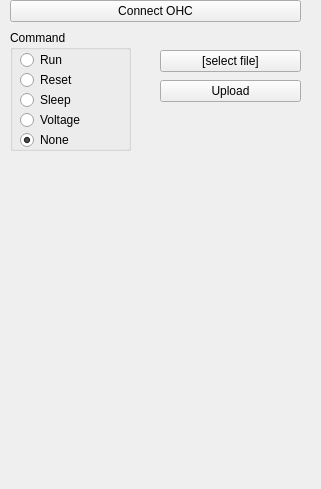
    <widget class="QWidget" name="page_ohc">
     <property name="geometry">
      <rect>
       <x>0</x>
       <y>0</y>
       <width>321</width>
       <height>489</height>
      </rect>
     </property>
     <attribute name="label">
      <string>Kilobot Controller</string>
     </attribute>
     <widget class="QGroupBox" name="groupBox">
      <property name="geometry">
       <rect>
        <x>10</x>
        <y>30</y>
        <width>121</width>
        <height>121</height>
       </rect>
      </property>
      <property name="title">
       <string>Command</string>
      </property>
      <widget class="QRadioButton" name="ohc_run">
       <property name="geometry">
        <rect>
         <x>10</x>
         <y>20</y>
         <width>100</width>
         <height>20</height>
        </rect>
       </property>
       <property name="text">
        <string>Run</string>
       </property>
      </widget>
      <widget class="QRadioButton" name="ohc_reset">
       <property name="geometry">
        <rect>
         <x>10</x>
         <y>40</y>
         <width>100</width>
         <height>20</height>
        </rect>
       </property>
       <property name="text">
        <string>Reset</string>
       </property>
      </widget>
      <widget class="QRadioButton" name="ohc_sleep">
       <property name="geometry">
        <rect>
         <x>10</x>
         <y>60</y>
         <width>100</width>
         <height>20</height>
        </rect>
       </property>
       <property name="text">
        <string>Sleep</string>
       </property>
      </widget>
      <widget class="QRadioButton" name="ohc_volt">
       <property name="geometry">
        <rect>
         <x>10</x>
         <y>80</y>
         <width>100</width>
         <height>20</height>
        </rect>
       </property>
       <property name="text">
        <string>Voltage</string>
       </property>
       <property name="checked">
        <bool>false</bool>
       </property>
      </widget>
      <widget class="QRadioButton" name="ohc_stop">
       <property name="geometry">
        <rect>
         <x>10</x>
         <y>100</y>
         <width>100</width>
         <height>20</height>
        </rect>
       </property>
       <property name="text">
        <string>None</string>
       </property>
       <property name="checked">
        <bool>true</bool>
       </property>
      </widget>
     </widget>
     <widget class="QPushButton" name="ohc_set_prog">
      <property name="geometry">
       <rect>
        <x>160</x>
        <y>50</y>
        <width>141</width>
        <height>22</height>
       </rect>
      </property>
      <property name="text">
       <string>[select file]</string>
      </property>
     </widget>
     <widget class="QPushButton" name="ohc_upload_prog">
      <property name="geometry">
       <rect>
        <x>160</x>
        <y>80</y>
        <width>141</width>
        <height>22</height>
       </rect>
      </property>
      <property name="text">
       <string>Upload</string>
      </property>
     </widget>
     <widget class="QPushButton" name="ohc_connect">
      <property name="geometry">
       <rect>
        <x>10</x>
        <y>0</y>
        <width>291</width>
        <height>22</height>
       </rect>
      </property>
      <property name="text">
       <string>Connect OHC</string>
      </property>
     </widget>
    </widget>
